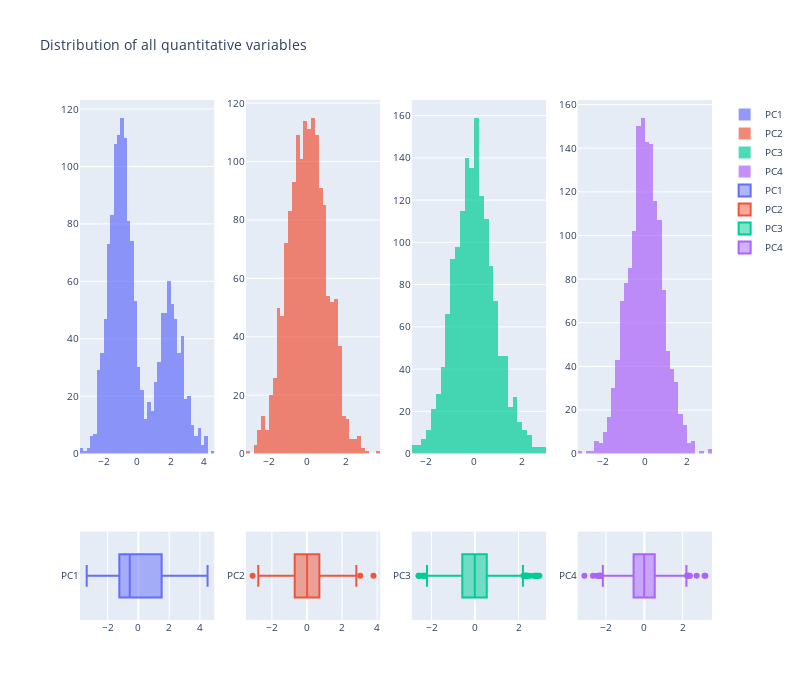

The code cell stored with this chart in its notebook:
### Code cell
display_histogram_boxplot(df_X_proj)

### Figure 1 — Plotly figure (JSON) as saved in the notebook; plotly's stock layout.template omitted (floating-point values rounded to 4 significant figures; data arrays with more than 128 entries replaced by an {"elided": "..."} marker saying what was removed)
{"data": [{"marker": {"color": "#636EFA"}, "name": "PC1", "nbinsx": 50, "opacity": 0.7, "type": "histogram", "x": {"elided": "1500 float values"}, "xaxis": "x", "yaxis": "y"}, {"marker": {"color": "#EF553B"}, "name": "PC2", "nbinsx": 50, "opacity": 0.7, "type": "histogram", "x": {"elided": "1500 float values"}, "xaxis": "x2", "yaxis": "y2"}, {"marker": {"color": "#00CC96"}, "name": "PC3", "nbinsx": 50, "opacity": 0.7, "type": "histogram", "x": {"elided": "1500 float values"}, "xaxis": "x3", "yaxis": "y3"}, {"marker": {"color": "#AB63FA"}, "name": "PC4", "nbinsx": 50, "opacity": 0.7, "type": "histogram", "x": {"elided": "1500 float values"}, "xaxis": "x4", "yaxis": "y4"}, {"hoverinfo": "text", "marker": {"color": "#636EFA"}, "name": "PC1", "text": {"elided": "1500 int values"}, "type": "box", "x": {"elided": "1500 float values"}, "xaxis": "x5", "yaxis": "y5"}, {"hoverinfo": "text", "marker": {"color": "#EF553B"}, "name": "PC2", "text": {"elided": "1500 int values"}, "type": "box", "x": {"elided": "1500 float values"}, "xaxis": "x6", "yaxis": "y6"}, {"hoverinfo": "text", "marker": {"color": "#00CC96"}, "name": "PC3", "text": {"elided": "1500 int values"}, "type": "box", "x": {"elided": "1500 float values"}, "xaxis": "x7", "yaxis": "y7"}, {"hoverinfo": "text", "marker": {"color": "#AB63FA"}, "name": "PC4", "text": {"elided": "1500 int values"}, "type": "box", "x": {"elided": "1500 float values"}, "xaxis": "x8", "yaxis": "y8"}], "layout": {"font": {"size": 10}, "height": 700, "showlegend": true, "title": {"text": "Distribution of all quantitative variables"}, "width": 800, "xaxis": {"anchor": "y", "domain": [0, 0.2125]}, "xaxis2": {"anchor": "y2", "domain": [0.2625, 0.475]}, "xaxis3": {"anchor": "y3", "domain": [0.525, 0.7375]}, "xaxis4": {"anchor": "y4", "domain": [0.7875, 1]}, "xaxis5": {"anchor": "y5", "domain": [0, 0.2125]}, "xaxis6": {"anchor": "y6", "domain": [0.2625, 0.475]}, "xaxis7": {"anchor": "y7", "domain": [0.525, 0.7375]}, "xaxis8": {"anchor": "y8", "domain": [0.7875, 1]}, "yaxis": {"anchor": "x", "domain": [0.32, 1]}, "yaxis2": {"anchor": "x2", "domain": [0.32, 1]}, "yaxis3": {"anchor": "x3", "domain": [0.32, 1]}, "yaxis4": {"anchor": "x4", "domain": [0.32, 1]}, "yaxis5": {"anchor": "x5", "domain": [0, 0.17]}, "yaxis6": {"anchor": "x6", "domain": [0, 0.17]}, "yaxis7": {"anchor": "x7", "domain": [0, 0.17]}, "yaxis8": {"anchor": "x8", "domain": [0, 0.17]}}}
